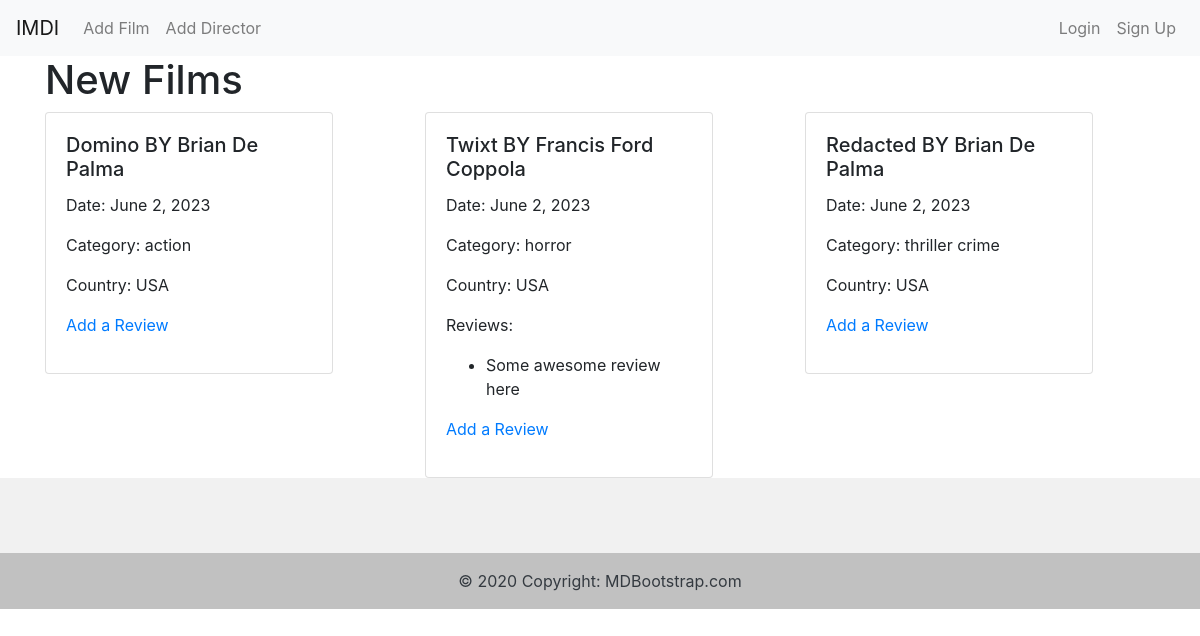
The page / on the database its author committed.
### films/models.py (models this page shows, shortened)
class Film(models.Model):
    title = models.CharField(max_length=100)
    release_date = models.DateField(default=datetime.date.today)
    created_in_country = models.ForeignKey(Country, related_name='country_of_origin', on_delete=models.CASCADE)
    available_in_countries = models.ManyToManyField(Country, related_name='films')
    category = models.ManyToManyField(Category, related_name='films')
    director = models.ManyToManyField(Director, related_name='films')

class Director(models.Model):
    first_name = models.CharField(max_length=100)
    last_name = models.CharField(max_length=100)
    def __str__(self):
        return f"{self.first_name} {self.last_name}"

class Category(models.Model):
    name = models.CharField(max_length=100)
    def __str__(self):
        return self.name

class Country(models.Model):
    name = models.CharField(max_length=100)
    def __str__(self):
        return self.name

class Review(models.Model):
    film = models.ForeignKey(Film, related_name='reviews', on_delete=models.CASCADE)
    review_text = models.TextField()
    rating = models.IntegerField()
    review_date = models.DateTimeField(default=datetime.datetime.now())

### films/views.py (the view)
# urls.py: path('', views.HomePageView.as_view(), name='homepage'),
class HomePageView(generic.ListView):
    template_name = 'homepage.html'
    context_object_name = 'films'
    queryset = Film.objects.order_by('release_date')
    model = Film
    def get_context_data(self, **kwargs):
        context = super(HomePageView, self).get_context_data(**kwargs)
        context['page_title'] = "IMDI | Homepage"
        return context

### films/templates/homepage.html
{% extends 'partials/base.html' %}
{% block content %}
    {% include "partials/navbar.html" %}
    <div class="container">
        <h1>New Films</h1>
        <div class="row">
            {% for film in films %}
                <div class="col-sm-4">
                    <div class="card" style="width: 18rem;">
                      <div class="card-body">
                          <h5 class="card-title">{{ film.title }} BY
                              {% for director in film.director.all %}
                                {{ director }}
                              {% endfor %}
                          </h5>
                        <p class="card-text">Date: {{ film.release_date }}</p>
                        <p class="card-text">Category:
                            {% for category in film.category.all %}
                                {{ category }}
                              {% endfor %}
                        </p>
                        <p class="card-text">Country: {{ film.created_in_country }}</p>
                        {% if film.reviews.count > 0 %}
                            <p class="card-text">Reviews:</p>
                            <ul>
                                {% for review in film.reviews.all %}
                                    <li>{{ review.review_text }}</li>
                                {% endfor %}
                            </ul>
                        {% endif %}
                        <p><a href="{% url 'add_review' %}" class="card-link">Add a Review</a></p>
                      </div>
                    </div>
                </div>
            {% endfor %}
        </div>
    </div>
{% endblock content %}

### films/templates/partials/base.html (shortened to what this page needs)
<!doctype html>
<html lang="en">
<head>
    <link rel="stylesheet" href="https://cdn.jsdelivr.net/npm/bootstrap@4.0.0/dist/css/bootstrap.min.css">
</head>
<body>
    {% block content %}
    {% endblock content %}
    <footer class="text-center text-white" style="background-color: #f1f1f1;">
      <div class="container pt-4">
        <section class="mb-4">
          <a
            class="btn btn-link btn-floating btn-lg text-dark m-1"
            href="#!"
            role="button"
            data-mdb-ripple-color="dark"
            ></a>
          <a
            class="btn btn-link btn-floating btn-lg text-dark m-1"
            href="#!"
            role="button"
            data-mdb-ripple-color="dark"
            ></a>
          <a
            class="btn btn-link btn-floating btn-lg text-dark m-1"
            href="#!"
            role="button"
            data-mdb-ripple-color="dark"
            ></a>
          <a
            class="btn btn-link btn-floating btn-lg text-dark m-1"
            href="#!"
            role="button"
            data-mdb-ripple-color="dark"
            ></a>
          <a
            class="btn btn-link btn-floating btn-lg text-dark m-1"
            href="#!"
            role="button"
            data-mdb-ripple-color="dark"
            ></a>
          <a
            class="btn btn-link btn-floating btn-lg text-dark m-1"
            href="#!"
            role="button"
            data-mdb-ripple-color="dark"
            ></a>
        </section>
      </div>
      <div class="text-center text-dark p-3" style="background-color: rgba(0, 0, 0, 0.2);">
        © 2020 Copyright:
        <a class="text-dark" href="https://mdbootstrap.com/">MDBootstrap.com</a>
      </div>
    </footer>
</body>
</html>

### films/templates/partials/navbar.html
<nav class="navbar navbar-expand-lg navbar-light bg-light">
    <a class="navbar-brand" href="{% url 'homepage' %}">IMDI</a>
    <div class="collapse navbar-collapse" id="navbarNav">
        <ul class="navbar-nav">
            <li class="nav-item">
                <a class="nav-link" href="{% url 'add_film' %}">Add Film</a>
            </li>
            <li class="nav-item">
                <a class="nav-link" href="{% url 'add_director' %}">Add Director</a>
            </li>
        </ul>
    </div>
    <div class="navbar-collapse collapse w-50 order-3 dual-collapse2">
        <ul class="navbar-nav ml-auto">
            {% if user.is_authenticated %}
              <li class="nav-item">
                <a class="nav-link" href="{% url 'profile' %}">Logged in as {{ user.first_name }} {{ user.last_name }}</a>
              </li>
              <li class="nav-item">
                <a class="nav-link" href="{% url 'logout' %}">Logout</a>
              </li>
            {% else %}
              <li class="nav-item">
                <a class="nav-link" href="{% url 'login' %}">Login</a>
              </li>
              <li class="nav-item">
                <a class="nav-link" href="{% url 'signup' %}">Sign Up</a>
              </li>
            {% endif %}
        </ul>
    </div>
</nav>

### rows shown on the page
Film: title "Domino", release_date "June 2, 2023", created_in_country "USA"
Director: first_name+last_name "Brian De Palma"
Category: name "action"
Film: title "Twixt", release_date "June 2, 2023", created_in_country "USA"
Director: first_name+last_name "Francis Ford Coppola"
Category: name "horror"
Review: review_text "Some awesome review here"
Film: title "Redacted", release_date "June 2, 2023", created_in_country "USA"
Category: name "thriller"
Category: name "crime"
